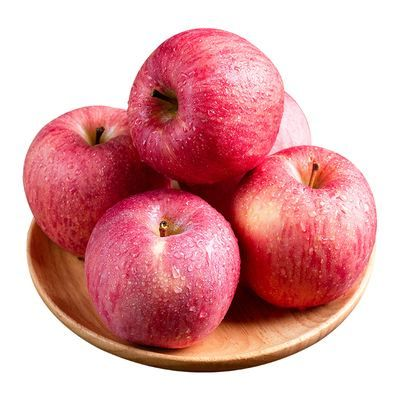
#> input picture AiKit_3D/280_PI/dataset/B/apple1.jpg, 400 x 400 px
$ python save_features.py
#> lines starting #> are read from the running program, lines starting #| are printed output that depends on the picture
import cv2
import numpy as np
import os


def get_img(input_path):
#> called with input_path = 'dataset'
    image_paths = []
    for (dirs, dirnames, filenames) in os.walk(input_path):
        for img_file in filenames:
            ext = ['.jpg','.png','.jpeg','.tif']
            if img_file.endswith(tuple(ext)):
                image_paths.append(dirs+'/'+img_file)
    return image_paths

def SIFT_FLANN():
    sift = cv2.xfeatures2d.SIFT_create()
    FLANN_INDEX_KDTREE = 1
    index_params = dict(algorithm=FLANN_INDEX_KDTREE, trees=100)
    search_params = dict(checks=150)
    flann = cv2.FlannBasedMatcher(index_params, search_params)
    return sift,flann

def save_descriptor(sift,image_path):
#> called with image_path = 'dataset/B/apple1.jpg'
    img = cv2.imread(image_path)
#> img is the input picture: shape (400, 400, 3); mean B, G, R 166.5, 163.8, 221.4
    img_gray = cv2.cvtColor(img,cv2.COLOR_BGR2GRAY)
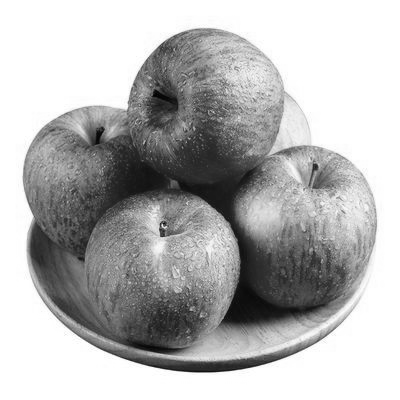
#> img_gray: shape (400, 400); min 2, max 255, mean 181.3
    keypoints, descriptors = sift.detectAndCompute(img_gray, None)
#> keypoints = 543 keypoints; strongest (x, y, size): (285, 288, 68), (176, 144, 108.5), (156, 331, 49.1), (315, 167, 4.1)

    # 设置文件名并将特征数据保存到npy文件
    descriptor_file = image_path.replace(image_path.split('.')[-1], "npy")
    np.save(descriptor_file, descriptors)

def save_keypoints(sift,image_path):
#> called with image_path = 'dataset/B/apple1.jpg'
    keypoints_file = image_path.replace(image_path.split('.')[-1], "txt")
    f = open(keypoints_file,"w")
    img = cv2.imread(image_path)
    img_gray = cv2.cvtColor(img, cv2.COLOR_BGR2GRAY)
    keypoints, descriptors = sift.detectAndCompute(img_gray,None)
    for point in keypoints:
        p = str(point.pt[0]) + "," + str(point.pt[1]) + "," + str(point.size) + "," + str(point.angle) + "," + str(
            point.response) + "," + str(point.octave) + "," + str(point.class_id) + "\n"
        f.write(p)
#> this loop made 543 passes
#> point on passes 1 to 3: keypoint at (24.3, 168.2), size 2, keypoint at (24.3, 173), size 2.5, keypoint at (25, 218.5), size 13.4
    f.close()

if __name__=='__main__':
    input_path = 'dataset'
    image_paths = get_img(input_path)
    sift, flann = SIFT_FLANN()
    for image_path in image_paths:
        save_descriptor(sift, image_path)
        save_keypoints(sift,image_path)
    print('done!')
